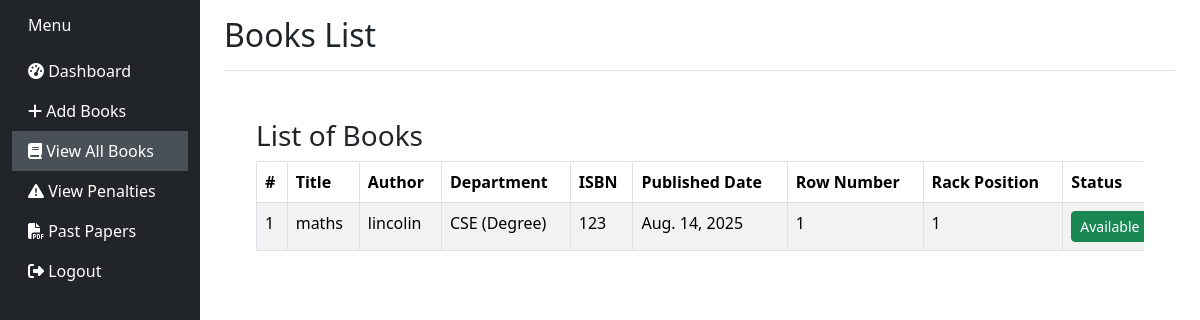
Before: /librarian/view-books/ with the older database file.
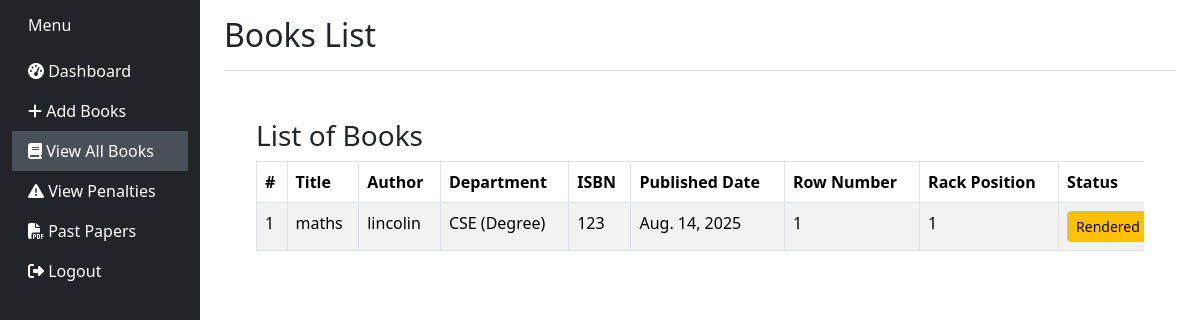
After: the same page with the newer database file.
### apps/pages/models.py (models this page shows, shortened)
class Book(models.Model):
    STATUS_CHOICES = [
        ('Available', 'Available'),
        ('Rendered', 'Rendered'),
    ]
    title = models.CharField(max_length=255)
    author = models.ForeignKey(Author, on_delete=models.SET_NULL, null=True, blank=True)
    department = models.ForeignKey(Department, on_delete=models.SET_NULL, null=True, blank=True)
    isbn = models.CharField(max_length=13)
    published_date = models.DateField(null=True, blank=True)
    description = models.TextField(blank=True)
    row_number = models.CharField(max_length=50, blank=True, null=True)
    rack_position = models.CharField(max_length=50, blank=True, null=True)
    status = models.CharField(max_length=20, choices=STATUS_CHOICES, default='Available')
    rendered_to = models.ForeignKey(Student, on_delete=models.SET_NULL, null=True, blank=True)
    render_from = models.DateField(null=True, blank=True)
    render_to = models.DateField(null=True, blank=True)

class Author(models.Model):
    name = models.CharField(max_length=255, unique=True)
    def __str__(self):
        return self.name

class Department(models.Model):
    name = models.CharField(max_length=100, unique=True)
    code = models.CharField(max_length=10, default='00')
    category = models.CharField(
        max_length=20,
        choices=[('degree', 'Degree'), ('diploma', 'Diploma')],
        default='degree'
    )
    def __str__(self):
        return f"{self.name} ({self.category})"

### apps/pages/librarian.py (the view)
# urls.py: path('librarian/view-books/', librarian.view_books, name='view_books'),
def view_books(request):
    books = Book.objects.all()
    return render(request, 'librarian/view_books.html', {'books': books})

### templates/librarian/view_books.html (shortened to what this page needs)
{% load static %}
<!DOCTYPE html>
<html lang="en">
<head>
  <link href="https://cdn.jsdelivr.net/npm/bootstrap@5.3.2/dist/css/bootstrap.min.css" rel="stylesheet">
  <link href="https://cdnjs.cloudflare.com/ajax/libs/font-awesome/6.5.0/css/all.min.css" rel="stylesheet">
</head>
<body>
  <div class="container-fluid">
    <div class="row">
      <nav class="col-md-3 col-lg-2 d-md-block bg-dark sidebar collapse">
        {% include 'librarian/partial/sidebar.html' %}
      </nav>
      <main class="col-md-9 ms-sm-auto col-lg-10 px-md-4">
        <div
          class="d-flex justify-content-between flex-wrap flex-md-nowrap align-items-center pt-3 pb-2 mb-3 border-bottom">
          <h1 class="h2">Books List</h1>
        </div>
        <div class="content">
          <h3>List of Books</h3>
          <div style="overflow-x: auto;">
            <table class="table table-striped table-bordered" style="min-width: 1000px;">
              <thead>
                <tr>
                  <th>#</th>
                  <th>Title</th>
                  <th>Author</th>
                  <th>Department</th>
                  <th>ISBN</th>
                  <th>Published Date</th>
                  <th>Row Number</th>
                  <th>Rack Position</th>
                  <th>Status</th>
                </tr>
              </thead>
              <tbody>
                {% for book in books %}
                <tr>
                  <td>{{ forloop.counter }}</td>
                  <td>{{ book.title }}</td>
                  <td>{{ book.author }}</td>
                  <td>{{ book.department }}</td>
                  <td>{{ book.isbn }}</td>
                  <td>{{ book.published_date }}</td>
                  <td>{{ book.row_number }}</td>
                  <td>{{ book.rack_position }}</td>
                <td>
                <form method="post" action="{% url 'toggle_status' book.id %}">
                 <button type="button"
        class="btn btn-sm {% if book.status == 'Rendered' %}btn-warning{% else %}btn-success{% endif %} render-button"
        data-book-id="{{ book.id }}"
        data-book-title="{{ book.title }}"
        data-rendered-to="{% if book.rendered_to %}{{ book.rendered_to.user.full_name }}{% else %}N/A{% endif %}"
        data-reg-number="{% if book.rendered_to %}{{ book.rendered_to.reg_number }}{% else %}N/A{% endif %}"
        data-render-from="{{ book.render_from }}"
        data-render-to="{{ book.render_to }}"
        {% if book.status == 'Rendered' %} data-bs-toggle="modal" data-bs-target="#renderDetailsModal" {% endif %}>
  {{ book.status }}
</button>
                </form>
              </td>
                </tr>
                {% empty %}
                <tr>
                  <td colspan="10" class="text-center">No books available.</td>
                </tr>
                {% endfor %}
              </tbody>
            </table>
          </div>
        </div>
      </main>
    </div>
  </div>
</body>
</html>

Changed rows visible on the page:
changed Book "maths": status "Available" → "Rendered"
